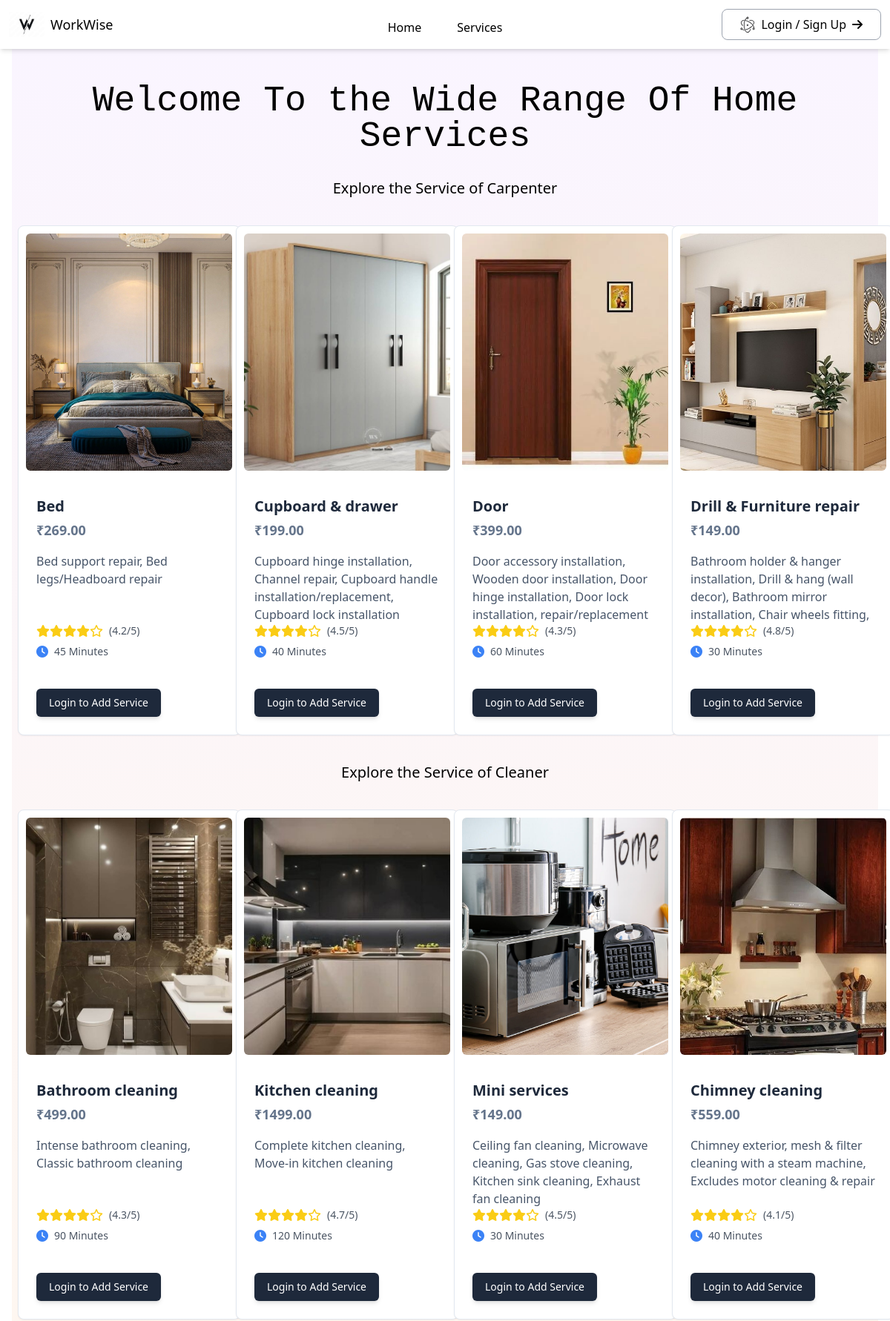
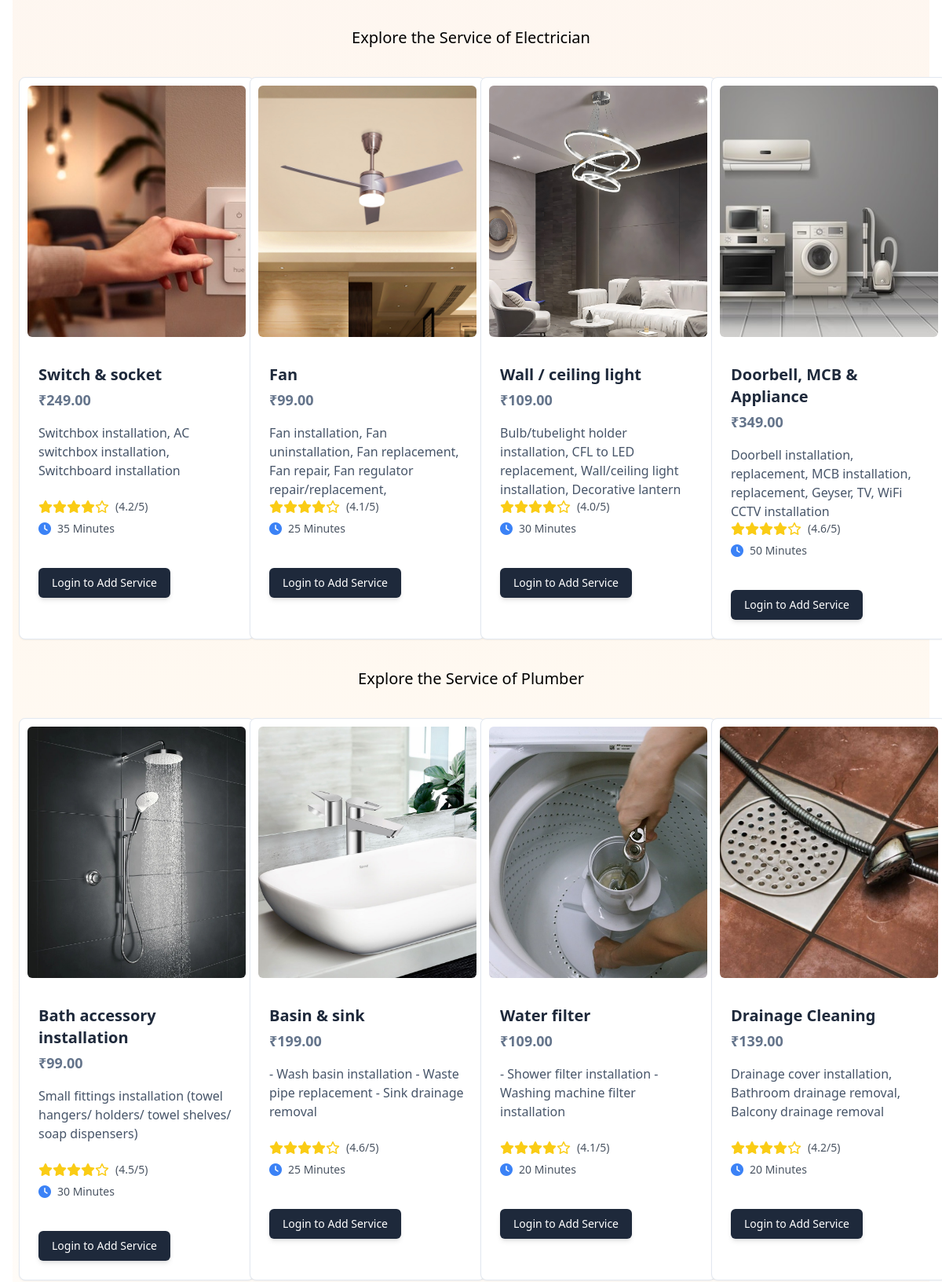
/home/ (upper part), run on the app's committed database (2 pictures, top to bottom).
### Homeapp/models.py (models this page shows, shortened)
class Service(models.Model):
    SERVICES = [
        ("Plumber", "Plumber"),
        ("Electrician", "Electrician"),
        ("Carpenter", "Carpenter"),
        ("Repair Technician", "Repair Technician"),
        ("Cleaner", "Cleaner"),
        ("Cook", "Cook"),
    ]
    service_id = models.AutoField(primary_key=True)
    provider = models.ForeignKey(ServiceProvider, on_delete=models.CASCADE, related_name="services")
    category = models.CharField(max_length=50, choices=SERVICES, db_index=True)  # Ensure same choices for consistency
    title = models.CharField(max_length=255, db_index=True)
    description = models.TextField()
    price = models.DecimalField(max_digits=10, decimal_places=2, default=0.00)
    duration = models.PositiveIntegerField(default=30)  # Assuming duration in minutes
    service_image = models.ImageField(upload_to="service_images/", blank=True, null=True)
    rating = models.FloatField(default=0.0)

### Homeapp/views.py (the view)
# urls.py: path('home/',views.home,name="home"),
def home(request, id=None):
    allServices = []
    servProd = Service.objects.values('category', 'service_id')
    cats = {item['category'] for item in servProd}
    for cat in cats:
        serv = Service.objects.filter(category=cat)
        n = len(serv)
        nSlides = n//4 + ceil((n/4)-(n//4))
        allServices.append([serv, range(1, nSlides), nSlides])
    allServices.sort(key=lambda x: x[0][0].category if x[0] else "")
    params = {'allServices': allServices}
    return render(request, 'home.html', params)

### templates/Home.html (shortened to what this page needs)
{% extends "base.html" %}
{% load static %}
{% load static tailwind_tags %}
{% block content %}
<main class="mt-16">
    <nav class="p-3 flex bg-white justify-between items-center fixed top-0 left-0 right-0 z-20 shadow-md">
        <a href="/" id="brand" class="flex gap-2 items-center flex-1">
            <img class="object-cover max-w-12 max-h-12" src="{% static 'images/logo.jpg' %}" alt="Logo">
            <span class="text-lg font-medium font-display">WorkWise</span>
        </a>
        <div id="nav-menu" class="hidden lg:flex gap-12 mt-2">
            <a href="/" class="font-medium hover:text-primary">Home</a>
            <a href="/home" class="font-medium hover:text-primary">Services</a>
        </div>
        {% if request.user.is_authenticated %}
            {% if user.socialaccount_set.all.0 %}
            <div class="hidden lg:flex flex-1 justify-end">
                    <h2 class=" font-medium flex items-center ">Welcome, {{ user.socialaccount_set.all.0.extra_data.name }}</h2>
                    <div class="w-4"></div>
                {% else %}
            <div class="hidden lg:flex flex-1 justify-end">
                <h2 class=" font-medium flex items-center ">{{ request.user.profile.first.full_name }}</h2>
                <div class="w-4"></div>
            {% endif %}
            <button data-popover-target="popover-bottom" data-popover-placement="bottom" type="button" class="flex gap-2 items-center border border-gray-400 px-6 py-2 rounded-lg hover:border-gray-600">
                <i class="fa-solid fa-shopping-cart"></i>
                <span class="font-display font-medium">Cart<span id="cart"> (0)</span></span>
            </button>
            <div data-popover id="popover-bottom" role="tooltip" class="absolute z-10 invisible inline-block w-64 text-sm text-black  transition-opacity duration-300 bg-white border border-gray-200 rounded-lg shadow-md opacity-0">
                <div class="px-3 py-2" id="popcart">
                    <h5 class="font-mono text-center">Cart For Services</h5>
                    <p>Your cart is empty</p>
                </div>
            </div>
            <div class="w-4"></div>
            <a href="/authentication/logout/">
                <button class="flex gap-2 items-center border border-gray-400 px-6 py-2 rounded-lg hover:border-gray-600">
                    <img src="{% static 'images/asset 1.svg' %}" alt="">
                    <span class="font-display font-medium">Logout</span>
                </button>
            </a>
            </div>
        {% else %}
        <div class="hidden lg:flex flex-1 justify-end">
        <a href="/authentication">
            <button class="flex gap-2 items-center border border-gray-400 px-6 py-2 rounded-lg hover:border-gray-600">
                <img src="{% static 'images/asset 1.svg' %}" alt="">
                <span class="font-display font-medium">Login / Sign Up</span>
                <i class="fa-solid fa-arrow-right"></i>
            </button>
        </a>
        </div>
        {% endif %}
    </nav>
    <div class="container mx-auto mt-16 px-4 h-screen max-w-full">
        <div id="hero" class="min-h-screen bg-gradient-to-b from-purple-50 via-orange-50 to-transparent mb-5">
            <div id="hero-container" class="mx-auto px-2 pt-6 pb-16 flex flex-col sm:items-center sm:text-center sm:pt-12 ">
                <h1 class="text-5xl mb-5 font-mono">Welcome To the Wide Range Of Home Services</h1>
                {% for service, range, nSlides in allServices%}
                <section class="{{ service.0.category }}">
                    <h3 class="my-3 text-xl text-pretty text-center text-success">Explore the Service of {{ service.0.category }} </h3>
                    <div class="grid grid-cols-1 md:grid-cols-2 lg:grid-cols-4 gap-6">
                        {% for i in service %}
                        <div class="flex flex-col bg-white shadow-sm border border-slate-200 rounded-lg my-6 w-[300px]">
                            <div class="m-2.5 overflow-hidden rounded-md h-80 flex justify-center items-center">
                              <img class="w-full h-full object-cover" src="{{ i.service_image.url }}" alt="profile-picture" />
                            </div>
                            <div class="p-6 text-left">
                              <h4 class="mb-1 text-xl font-semibold text-slate-800 " id="namepr{{i.id}}">
                                {{i.title}}
                              </h4>
                              <p
                                class="text-lg text-left font-bold text-slate-500    uppercase">
                                ₹{{i.price}}
                              </p>
                              <p class="text-base text-slate-600 mt-4 font-light h-24 overflow-hidden">
                                {{ i.description }}
                              </p>
                              <div class="flex items-center mb-2">
                                <div class="flex text-yellow-400">
                                    {% for star in "12345" %}
                                        {% with position=forloop.counter %}
                                            {% if i.rating >= position %}
                                                <i class="fas fa-star"></i>
                                            {% elif i.rating >= position|add:"-0.25" %}
                                                <i class="fas fa-star-three-quarters"></i>
                                            {% elif i.rating >= position|add:"-0.5" %}
                                                <i class="fas fa-star-half-alt"></i>
                                            {% elif i.rating >= position|add:"-0.75" %}
                                                <i class="fas fa-star-quarter"></i>
                                            {% else %}
                                                <i class="far fa-star"></i>
                                            {% endif %}
                                        {% endwith %}
                                    {% endfor %}
                                </div>
                                <span class="text-gray-600 text-sm ml-2">({{ i.rating|floatformat:1 }}/5)</span>
                            </div>
                            <div class="flex items-center justify-between mb-2">
                                <div class="flex items-center">
                                    <i class="fas fa-clock text-blue-500 mr-2"></i>
                                    <span class="text-sm text-gray-600">{{ i.duration }} Minutes</span>
                                </div>
                            </div>
                            </div>
                            {% if request.user.is_authenticated %}
                            <div class="flex p-6 pt-2 gap-7">
                                <span id="divpr{{i.service_id}}" class="divpr">
                                  <button id="pr{{i.service_id}}"  class="cartb min-w-32  rounded-md
                                   bg-slate-800 py-2 px-4 border border-transparent
                                   text-center text-sm text-white transition-all shadow-md
                                   hover:shadow-lg focus:bg-slate-700 focus:shadow-none active:bg-slate-700 hover:bg-slate-700 active:shadow-none disabled:pointer-events-none disabled:opacity-50 disabled:shadow-none" type="button">
                                    Add Service
                                  </button>
                                </span>
                                </div>
                            {% else %}
                            <div class="flex p-6 pt-2 gap-7">
                                <span >
                                    <a href="/authentication">
                                  <button  class="cartb min-w-32  rounded-md
                                   bg-slate-800 py-2 px-4 border border-transparent
                                   text-center text-sm text-white transition-all shadow-md
                                   hover:shadow-lg focus:bg-slate-700 focus:shadow-none active:bg-slate-700 hover:bg-slate-700 active:shadow-none disabled:pointer-events-none disabled:opacity-50 disabled:shadow-none" type="button">
                                    Login to Add Service
                                  </button>
                                </a>
                                </span>
                                </div>
                            {% endif %}
                          </div>
                        {% endfor %}
                    </div>
                </section>
                {% endfor %}
            </div>
        </div>
    </div>
</main>
{% endblock %}

### data on the page
Service: category "Carpenter", service_image (picture), title "Bed", price "269.00", description "Bed support repair, Bed legs/Headboard repair", rating "4.2", duration "45"
Service: service_image (picture), title "Cupboard & drawer", price "199.00", description "Cupboard hinge installation, Channel repair, Cupboard handle installation/replacement, Cupboard lock installation", rating "4.5", duration "40"
Service: service_image (picture), title "Door", price "399.00", description "Door accessory installation, Wooden door installation, Door hinge installation, Door lock installation, repair/replacement", rating "4.3", duration "60"
Service: service_image (picture), title "Drill & Furniture repair", price "149.00", description "Bathroom holder & hanger installation, Drill & hang (wall decor), Bathroom mirror installation, Chair wheels fitting,…", rating "4.8", duration "30"
Service: category "Cleaner", service_image (picture), title "Bathroom cleaning", price "499.00", description "Intense bathroom cleaning, Classic bathroom cleaning", rating "4.3", duration "90"
Service: service_image (picture), title "Kitchen cleaning", price "1499.00", description "Complete kitchen cleaning, Move-in kitchen cleaning", rating "4.7", duration "120"
Service: service_image (picture), title "Mini services", price "149.00", description "Ceiling fan cleaning, Microwave cleaning, Gas stove cleaning, Kitchen sink cleaning, Exhaust fan cleaning", rating "4.5", duration "30"
Service: service_image (picture), title "Chimney cleaning", price "559.00", description "Chimney exterior, mesh & filter cleaning with a steam machine, Excludes motor cleaning & repair", rating "4.1", duration "40"
Service: category "Electrician", service_image (picture), title "Switch & socket", price "249.00", description "Switchbox installation, AC switchbox installation, Switchboard installation", rating "4.2", duration "35"
Service: service_image (picture), title "Fan", price "99.00", description "Fan installation, Fan uninstallation, Fan replacement, Fan repair, Fan regulator repair/replacement,", rating "4.1", duration "25"
Service: service_image (picture), title "Wall / ceiling light", price "109.00", description "Bulb/tubelight holder installation, CFL to LED replacement, Wall/ceiling light installation, Decorative lantern…", rating "4.0", duration "30"
Service: service_image (picture), title "Doorbell, MCB & Appliance", price "349.00", description "Doorbell installation, replacement, MCB installation, replacement, Geyser, TV, WiFi CCTV installation", rating "4.6", duration "50"
Service: category "Plumber", service_image (picture), title "Bath accessory installation", price "99.00", description "Small fittings installation (towel hangers/ holders/ towel shelves/ soap dispensers)", rating "4.5", duration "30"
Service: service_image (picture), title "Basin & sink", price "199.00", description "- Wash basin installation - Waste pipe replacement - Sink drainage removal", rating "4.6", duration "25"
Service: service_image (picture), title "Water filter", price "109.00", description "- Shower filter installation - Washing machine filter installation", rating "4.1", duration "20"
Service: service_image (picture), title "Drainage Cleaning", price "139.00", description "Drainage cover installation, Bathroom drainage removal, Balcony drainage removal", rating "4.2", duration "20"
